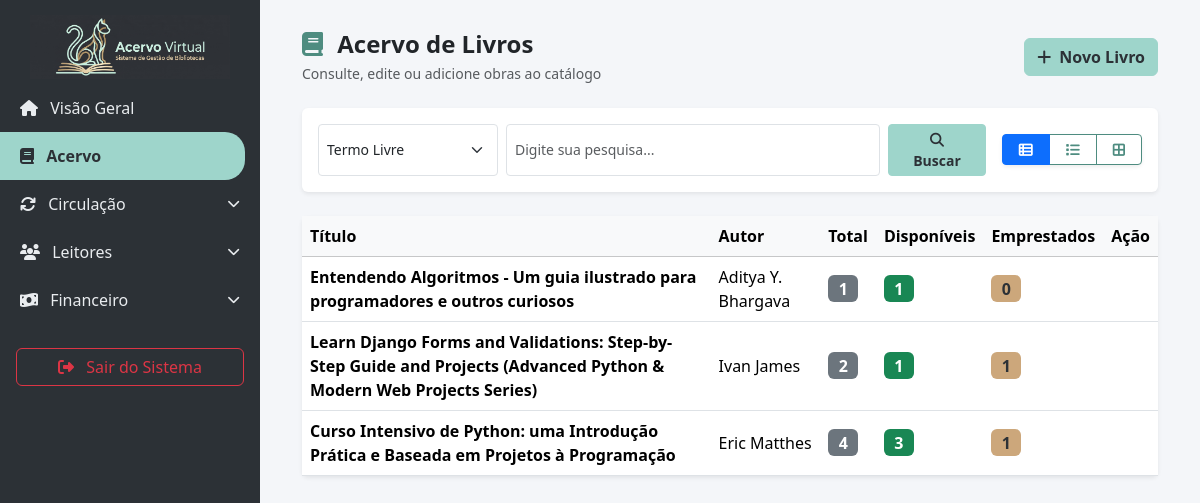
/acervo/buscar/, run on an earlier commit of the app's database.
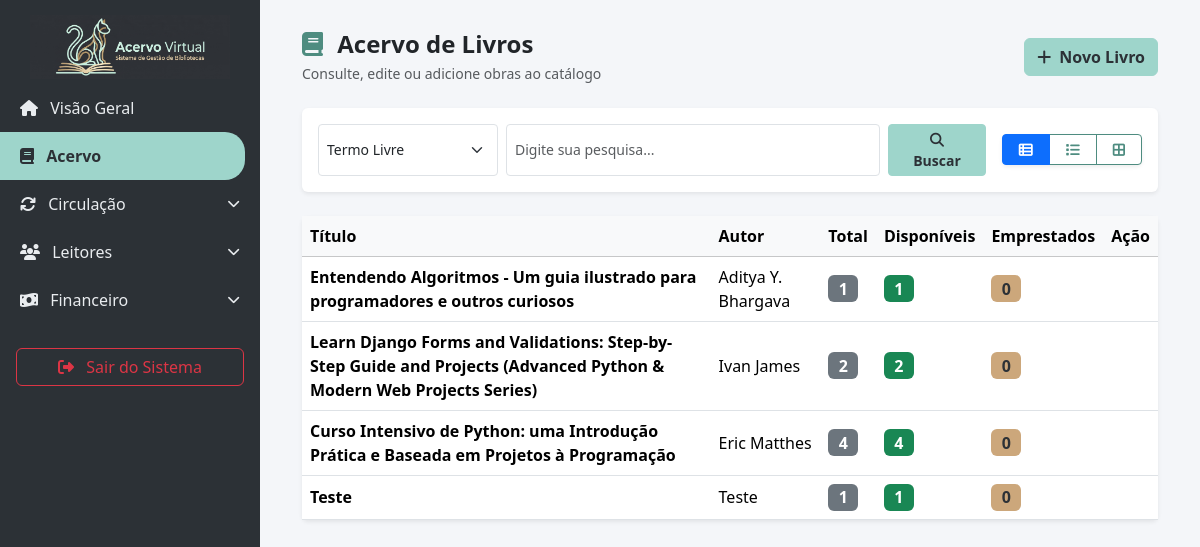
And on a later commit of the database.
### biblioteca_app/models.py (models this page shows, shortened)
class Livro(models.Model):
    titulo = models.CharField(max_length=200)
    autor = models.ForeignKey(Autor, on_delete=models.PROTECT, related_name="livros")
    edicao = models.CharField(max_length=100)
    editora = models.ForeignKey(Editora, on_delete=models.PROTECT, related_name="livros", null=True, blank=True)
    idioma = models.CharField(max_length=50, default="Português")
    data_publicacao = models.DateField(blank=True, null=True)
    numero_paginas = models.IntegerField()
    genero = models.ForeignKey(Genero, on_delete=models.PROTECT, related_name="livros")
    classificacao = models.IntegerField()
    sinopse = models.TextField()
    capa = models.ImageField(upload_to='capas/', blank=True, null=True)
    localizacao = models.CharField(max_length=100, blank=True, null=True, help_text="Ex: Estante A, Prateleira 2")

class Autor(models.Model):
    nome = models.CharField(max_length=200, unique=True)
    def __str__(self):
        return self.nome

### biblioteca_app/views.py (the view, shortened to what this page needs)
# urls.py: path('acervo/buscar/', views.estoque, name='estoque'),
def estoque(request):
    query = request.GET.get('q', '').strip()
    filtro = request.GET.get('filtro', 'livre')
    livros_base = Livro.objects.select_related('autor', 'editora', 'genero').all()
    livros_cadastrados = livros_base.annotate(
        total_exemplares=Count('exemplares', distinct=True),
        emprestados=Count('exemplares__emprestimo', filter=Q(exemplares__emprestimo__devolucao__isnull=True), distinct=True)
    ).annotate(
        disponiveis=F('total_exemplares') - F('emprestados')
    )
    context = {
        'livros': livros_cadastrados,
        'query': query,
        'filtro': filtro,
    }
    return render(request, 'estoque.html', context)

### biblioteca_app/models.py (called while the page is built)
    def __str__(self):
        return self.nome

### biblioteca_app/templates/estoque.html (shortened to what the changed rows need)
{% extends 'base.html' %}
{% block content %}
<div class="container-fluid">
    <div id="view-table" class="card border-0 shadow-sm view-section">
        <div class="card-body p-0 table-responsive">
            <table class="table table-hover align-middle mb-0">
                <thead class="table-light">
                    <tr>
                        <th>Título</th>
                        <th>Autor</th>
                        <th>Total</th>
                        <th>Disponíveis</th>
                        <th>Emprestados</th>
                        <th>Ação</th>
                    </tr>
                </thead>
                <tbody>
                    {% for livro in livros %}
                    <tr class="book-item" style="cursor: pointer;" onclick="window.location.href='{% url 'livro_detalhes' livro.id %}'" data-livro-id="{{ livro.id }}" data-livro-titulo="{{ livro.titulo }}" data-autor="{{ livro.autor }}"
                        data-genero="{{ livro.genero }}" data-edicao="{{ livro.edicao }}"
                        data-numero-paginas="{{ livro.numero_paginas }}" data-classificacao="{{ livro.classificacao }}"
                        data-sinopse="{{ livro.sinopse }}" data-quantidade="{{ livro.total_exemplares }}"
                        data-idioma="{{ livro.idioma }}" data-editora="{{ livro.editora.nome|default:'' }}"
                        data-data-publicacao="{{ livro.data_publicacao|date:'Y-m-d'|default:'' }}"
                        data-capa="{% if livro.capa %}{{ livro.capa.url }}{% endif %}">
                        <td><strong>{{ livro.titulo }}</strong></td>
                        <td>{{ livro.autor }}</td>
                        <td><span class="badge bg-secondary fs-6">{{ livro.total_exemplares }}</span></td>
                        <td><span class="badge bg-success fs-6">{{ livro.disponiveis }}</span></td>
                        <td><span class="badge bg-warning text-dark fs-6">{{ livro.emprestados }}</span></td>
                        <td onclick="event.stopPropagation();">
                        </td>
                    </tr>
                    {% empty %}
                    <tr>
                        <td colspan="6" class="text-center py-4 text-muted">Nenhum livro encontrado no acervo.</td>
                    </tr>
                    {% endfor %}
                </tbody>
            </table>
        </div>
    </div>
</div>
{% endblock %}

What changed in the data, as far as the page shows it:
computed for Livro "Ivan James": disponiveis "1" → "2"; emprestados "1" → "0"
computed for Livro "Eric Matthes": disponiveis "3" → "4"; emprestados "1" → "0"
added Livro: titulo "Teste", autor "Teste", total_exemplares "1", disponiveis "1", emprestados "0"
